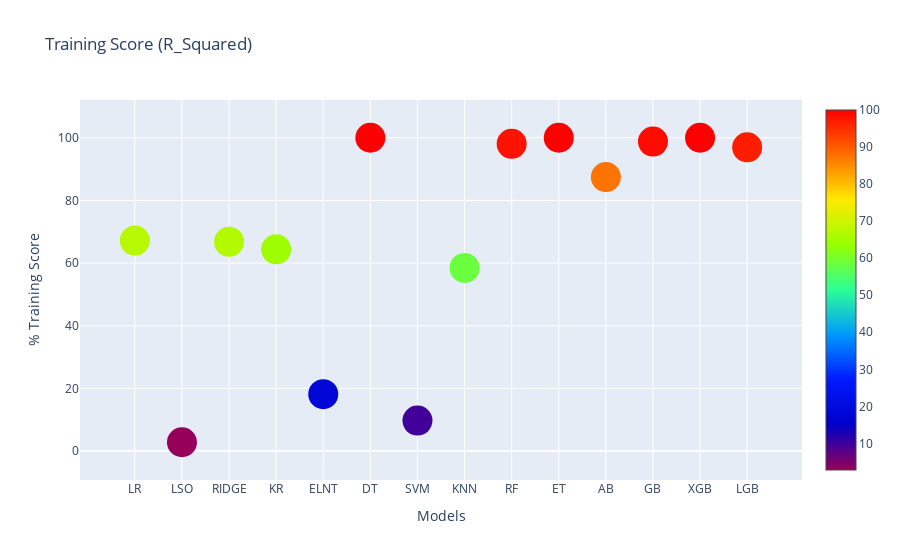

Notebook cell for this chart:
### Code cell
def train_r2(model):
    model.fit(df_merged_num_scaled, y_train)
    return model.score(df_merged_num_scaled, y_train)

'''Calculate and plot the training accuracy.'''
models = [linear, lasso, ridge, kr, elnt, dt, svm, knn, rf, et, ab, gb, xgb, lgb]
training_score = []
for model in models:
    training_score.append(train_r2(model))
    
'''Plot dataframe of training accuracy.'''
train_score = pd.DataFrame(data = training_score, columns = ['Training_R2'])
train_score.index = ['LR', 'LSO', 'RIDGE', 'KR', 'ELNT', 'DT', 'SVM', 'KNN', 'RF', 'ET', 'AB', 'GB', 'XGB', 'LGB']
train_score = (train_score*100).round(4)
scatter_plot(train_score.index, train_score['Training_R2'], 'Training Score (R_Squared)', 'Models','% Training Score', 30, 'Rainbow')

### Figure 1 — Plotly figure (JSON) as saved in the notebook; plotly's stock layout.template omitted (floating-point values rounded to 4 significant figures)
{"data": [{"marker": {"color": [67.2, 2.821, 66.78, 64.39, 18.15, 100.0, 9.752, 58.47, 98.06, 100.0, 87.44, 98.77, 100.0, 96.93], "colorscale": [[0.0, "rgb(150,0,90)"], [0.125, "rgb(0,0,200)"], [0.25, "rgb(0,25,255)"], [0.375, "rgb(0,152,255)"], [0.5, "rgb(44,255,150)"], [0.625, "rgb(151,255,0)"], [0.75, "rgb(255,234,0)"], [0.875, "rgb(255,111,0)"], [1.0, "rgb(255,0,0)"]], "showscale": true, "size": 30}, "mode": "markers", "x": ["LR", "LSO", "RIDGE", "KR", "ELNT", "DT", "SVM", "KNN", "RF", "ET", "AB", "GB", "XGB", "LGB"], "y": [67.2, 2.821, 66.78, 64.39, 18.15, 100.0, 9.752, 58.47, 98.06, 100.0, 87.44, 98.77, 100.0, 96.93], "type": "scatter"}], "layout": {"hovermode": "closest", "title": {"text": "Training Score (R_Squared)"}, "xaxis": {"title": {"text": "Models"}}, "yaxis": {"title": {"text": "% Training Score"}}}}
